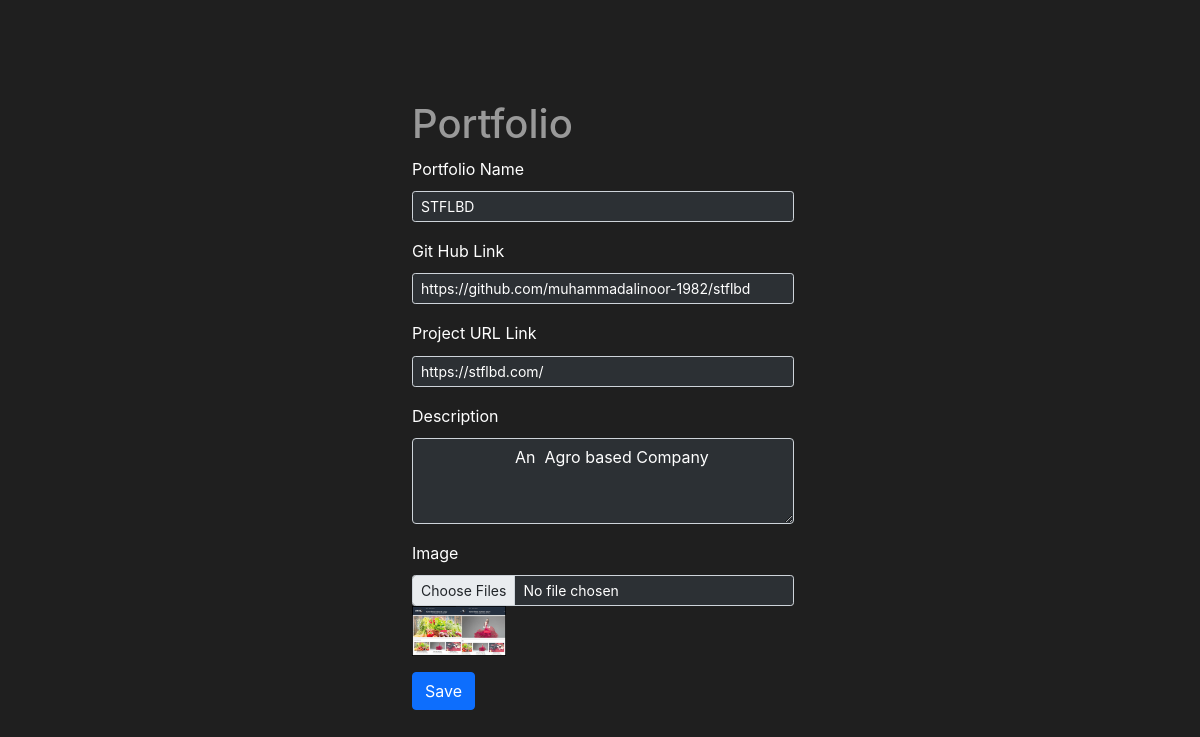
/port_update/1/, run on the app's committed database.
### App_portfolio/models.py (models this page shows)
class Portfolio(models.Model):
    name        =models.CharField   (max_length=30, null=True, blank=True)
    description =models.TextField   (max_length=40, null=True, blank=True)
    gitlink     =models.CharField   (max_length=30, null=True, blank=True)
    projectURL  =models.CharField   (max_length=30, null=True, blank=True)
    image      =models.ImageField  (upload_to='project/', default='noImg/no_img.jpg', null=True, blank=True)

### App_portfolio/views.py (the view, shortened to what this page needs)
# urls.py: path('port_update/<id>/', port_update, name='port_update'),
def port_update(request, id):
    port = Portfolio.objects.get(id=id)
    return render(request, 'portfolio/port_update.html', locals())

### template/portfolio/port_update.html (shortened to what this page needs)
{% extends 'dashboard/dashboard.html' %}
{% block body %}
<div class="row" style="margin-top: 100px; margin-left: 400px;">
        <h1>Portfolio</h1>
    <div class="col-lg-6">
        <form  action="" method="POST" enctype="multipart/form-data">
            <div class="form-group">
                <div class="mb-3">
                    <label class="form-label" style="color: #FFFFFF">Portfolio Name</label>
                    <input class="form-control form-control-sm" value="{{ port.name }}" name="name" type="text" placeholder="Enter Your Portfolio Name" aria-label=".form-control-sm example" style="background-color: #2c3034; color: #FFFFFF">
                </div>
                <div class="mb-3">
                    <label class="form-label" style="color: #FFFFFF">Git Hub Link</label>
                    <input class="form-control form-control-sm" value="{{ port.gitlink }}" name="gitlink" type="text" placeholder="Enter Your Git Hub Link" aria-label=".form-control-sm example" style="background-color: #2c3034; color: #FFFFFF">
                </div>
                <div class="mb-3">
                    <label class="form-label" style="color: #FFFFFF">Project URL Link</label>
                    <input class="form-control form-control-sm" value="{{ port.projectURL }}" name="projectURL" type="text" placeholder="Enter Your Project URL Link" aria-label=".form-control-sm example" style="background-color: #2c3034; color: #FFFFFF">
                </div>
                <div class="mb-3">
                    <label class="form-label" style="color: #FFFFFF">Description</label>
                    <textarea class="form-control" name="description" type="text" rows="3" style="background-color: #2c3034; color: #FFFFFF">
                    {{ port.description }}
                    </textarea>
                </div>
                <div class="mb-3">
                    <label class="form-label" style="color: #FFFFFF">Image</label>
                    <input class="form-control form-control-sm" multiple name="image" type="file" placeholder="Upload your Image" aria-label=".form-control-sm example" style="background-color: #2c3034; color: #FFFFFF">
                    <img src="{{ port.image.url }}" height="50px" alt="">
                </div>
                <div class="mb-3">
                    <button type="submit" class="btn btn-primary">Save</button>
                </div>
            </div>
        </form>
    </div>
</div>
{% endblock %}

### static/assets/css/style.css (style rules this page uses)
:root { --primary_color: #28e98c; }
*,*::before,*::after { margin: 0; padding: 0; box-sizing: border-box; }
body { font-family: 'Inter', sans-serif; font-size: 16px; scroll-behavior: smooth; color: #999999; background: #1f1f1f; line-height: 1.7; overflow-x: hidden; height: 100vh; }
img { max-width: 100%; }

### data on the page
Portfolio: name "STFLBD", gitlink "https://github.com/muhammadalinoor-1982/stflbd", projectURL "https://stflbd.com/", description "An Agro based Company", image (picture)
